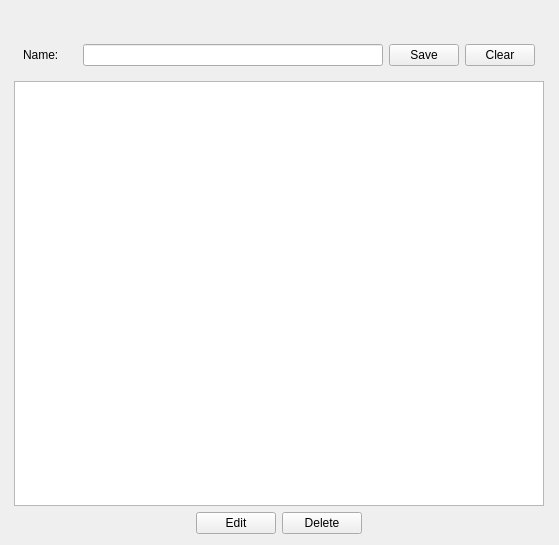
<?xml version="1.0" encoding="UTF-8"?>
<ui version="4.0">
 <class>ManageSalesCategories</class>
 <widget class="QWidget" name="ManageSalesCategories">
  <property name="geometry">
   <rect>
    <x>0</x>
    <y>0</y>
    <width>559</width>
    <height>545</height>
   </rect>
  </property>
  <property name="windowTitle">
   <string>Form</string>
  </property>
  <layout class="QGridLayout" name="gridLayout">
   <item row="0" column="0">
    <widget class="QFrame" name="frame">
     <property name="maximumSize">
      <size>
       <width>530</width>
       <height>16777215</height>
      </size>
     </property>
     <property name="frameShape">
      <enum>QFrame::NoFrame</enum>
     </property>
     <property name="frameShadow">
      <enum>QFrame::Raised</enum>
     </property>
     <layout class="QVBoxLayout" name="verticalLayout">
      <property name="leftMargin">
       <number>0</number>
      </property>
      <property name="topMargin">
       <number>0</number>
      </property>
      <property name="rightMargin">
       <number>0</number>
      </property>
      <property name="bottomMargin">
       <number>0</number>
      </property>
      <item>
       <widget class="QWidget" name="formWidget" native="true">
        <property name="maximumSize">
         <size>
          <width>16777215</width>
          <height>170</height>
         </size>
        </property>
        <layout class="QGridLayout" name="gridLayout_2">
         <item row="0" column="1">
          <widget class="QLabel" name="lbl_id">
           <property name="font">
            <font>
             <pointsize>12</pointsize>
             <weight>75</weight>
             <bold>true</bold>
            </font>
           </property>
           <property name="text">
            <string/>
           </property>
          </widget>
         </item>
         <item row="1" column="0">
          <widget class="QLabel" name="label">
           <property name="text">
            <string>Name:</string>
           </property>
          </widget>
         </item>
         <item row="1" column="1">
          <widget class="QLineEdit" name="name">
           <property name="maximumSize">
            <size>
             <width>300</width>
             <height>16777215</height>
            </size>
           </property>
          </widget>
         </item>
         <item row="1" column="2">
          <widget class="QPushButton" name="save_btn">
           <property name="maximumSize">
            <size>
             <width>70</width>
             <height>16777215</height>
            </size>
           </property>
           <property name="text">
            <string>Save</string>
           </property>
          </widget>
         </item>
         <item row="1" column="3">
          <widget class="QPushButton" name="clear_btn">
           <property name="maximumSize">
            <size>
             <width>70</width>
             <height>16777215</height>
            </size>
           </property>
           <property name="text">
            <string>Clear</string>
           </property>
          </widget>
         </item>
        </layout>
       </widget>
      </item>
      <item>
       <widget class="QTableWidget" name="detailtable">
        <property name="editTriggers">
         <set>QAbstractItemView::NoEditTriggers</set>
        </property>
        <property name="selectionMode">
         <enum>QAbstractItemView::SingleSelection</enum>
        </property>
        <property name="selectionBehavior">
         <enum>QAbstractItemView::SelectRows</enum>
        </property>
       </widget>
      </item>
      <item>
       <widget class="QWidget" name="widget" native="true">
        <layout class="QHBoxLayout" name="horizontalLayout_4">
         <property name="leftMargin">
          <number>0</number>
         </property>
         <property name="topMargin">
          <number>0</number>
         </property>
         <property name="rightMargin">
          <number>0</number>
         </property>
         <property name="bottomMargin">
          <number>0</number>
         </property>
         <item>
          <spacer name="horizontalSpacer">
           <property name="orientation">
            <enum>Qt::Horizontal</enum>
           </property>
           <property name="sizeHint" stdset="0">
            <size>
             <width>178</width>
             <height>20</height>
            </size>
           </property>
          </spacer>
         </item>
         <item>
          <widget class="QPushButton" name="edit_btn">
           <property name="text">
            <string>Edit</string>
           </property>
          </widget>
         </item>
         <item>
          <widget class="QPushButton" name="delete_btn">
           <property name="text">
            <string>Delete</string>
           </property>
          </widget>
         </item>
         <item>
          <spacer name="horizontalSpacer_2">
           <property name="orientation">
            <enum>Qt::Horizontal</enum>
           </property>
           <property name="sizeHint" stdset="0">
            <size>
             <width>178</width>
             <height>20</height>
            </size>
           </property>
          </spacer>
         </item>
        </layout>
       </widget>
      </item>
     </layout>
    </widget>
   </item>
  </layout>
 </widget>
 <resources/>
 <connections/>
</ui>
